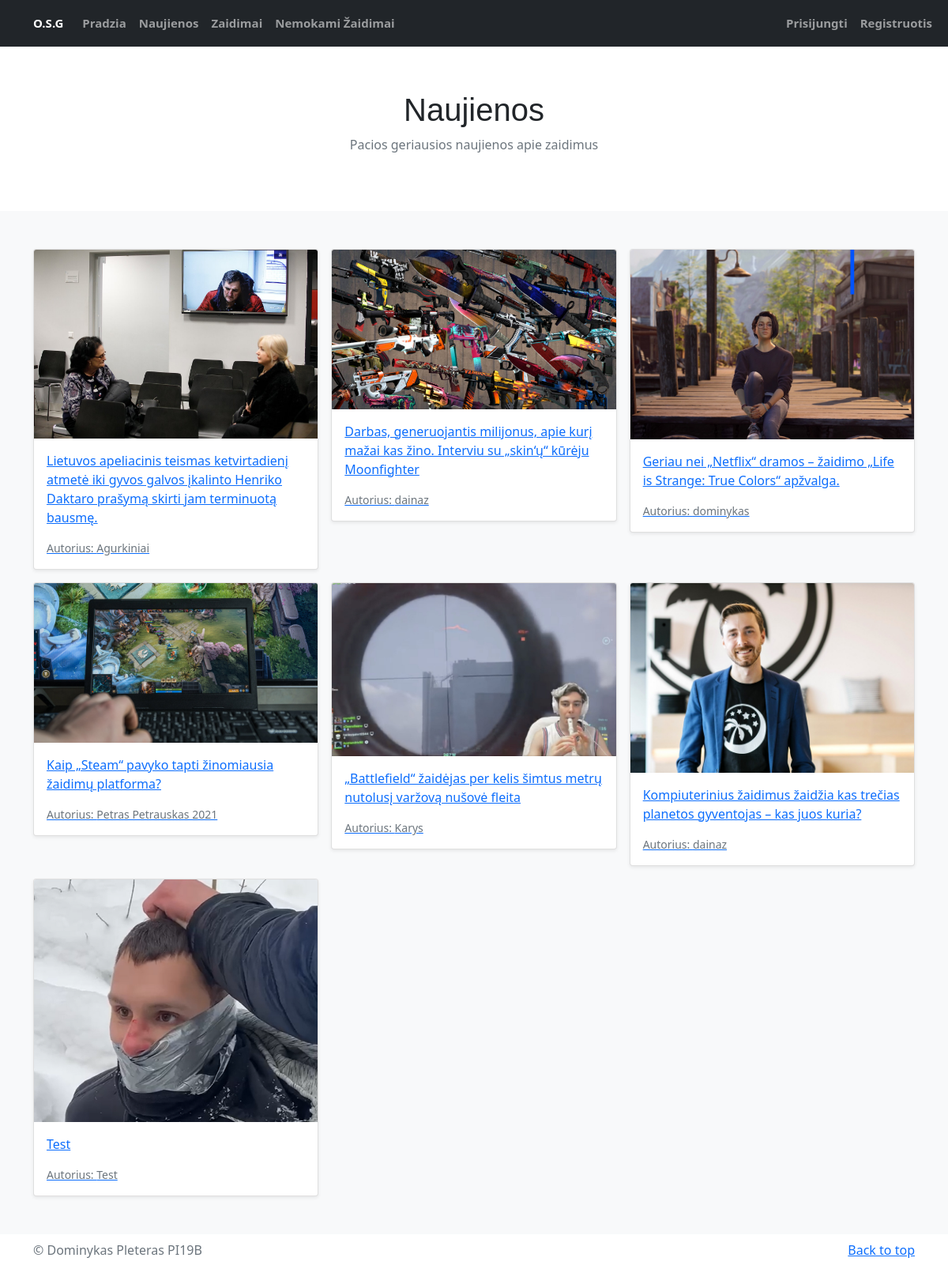
Page /news/ on the committed database.
### accounts/models.py (models this page shows, shortened)
class NewsClass(models.Model):
    headline=models.CharField(max_length=200,null=True)
    author=models.CharField(max_length=200,null=True)
    text=models.CharField(max_length=200,null=True)
    image = models.ImageField(null=True, blank=True)

### accounts/views.py (the view)
# urls.py: path('news/', views.news, name='news'),
def news(request):
    news= NewsClass.objects.all()
    return render(request,'accounts/news.html',{'news':news})

### accounts/templates/accounts/news.html (shortened to what this page needs)
{% extends 'accounts/main.html' %}
{% block content %}
{% load crispy_forms_tags%}
{% include 'accounts/navbar.html' %}
<main>
    <section class="py-2 text-center container">
        <div class="row py-lg-5">
            <div class="col-lg-6 col-md-8 mx-auto">
                <h1 class="fw-light">Naujienos</h1>
                <p class="text-muted">Pacios geriausios naujienos apie zaidimus</p>
            </div>
        </div>
    </section>
    <div class="album py-5 bg-light">
        <div class="container">
          <div class="row row-cols-1 row-cols-sm-2 row-cols-md-3 g-3">
            {% for i in news%}
            <a href={% url 'newsPage' i.id %}>
            <div class="col">
              <div class="card shadow-sm">
                <img class="card-img-top" src="{{i.image.url}}" alt="Card image cap">
                <div class="card-body">
                  <p class="card-text">{{i.headline}}</p>
                  <div class="d-flex justify-content-between align-items-center">
                    <small class="text-muted">Autorius: {{i.author}}</small>
                  </div>
                </div>
              </div>
            </div>
            {% endfor %}
          </div>
        </div>
    </div>
</main>
{% endblock %}

### accounts/static/css/style.css (style rules this page uses)
body { font-family: "Open Sans", sans-serif; color: #444444; }
.row { --bs-gutter-x: 1.5rem; --bs-gutter-y: 0; display: flex; flex-wrap: wrap; margin-top: calc(var(--bs-gutter-y) * -1); margin-right: calc(var(--bs-gutter-x) * -.5); margin-left: calc(var(--bs-gutter-x) * -.5); }
a { color: #ffc451; text-decoration: none; }
h1, h2, h3, h4, h5, h6 { font-family: "Raleway", sans-serif; }
section { padding: 60px 0; overflow: hidden; }

### rows in the picture
NewsClass: image (picture), headline "Lietuvos apeliacinis teismas ketvirtadienį atmetė iki gyvos galvos įkalinto Henriko Daktaro prašymą skirti jam terminuotą bausmę.", author "Agurkiniai"
NewsClass: image (picture), headline "Darbas, generuojantis milijonus, apie kurį mažai kas žino. Interviu su „skin‘ų“ kūrėju Moonfighter", author "dainaz"
NewsClass: image (picture), headline "Geriau nei „Netflix“ dramos – žaidimo „Life is Strange: True Colors“ apžvalga.", author "dominykas"
NewsClass: image (picture), headline "Kaip „Steam“ pavyko tapti žinomiausia žaidimų platforma?", author "Petras Petrauskas 2021"
NewsClass: image (picture), headline "„Battlefield“ žaidėjas per kelis šimtus metrų nutolusį varžovą nušovė fleita", author "Karys"
NewsClass: image (picture), headline "Kompiuterinius žaidimus žaidžia kas trečias planetos gyventojas – kas juos kuria?", author "dainaz"
NewsClass: image (picture), headline "Test", author "Test"
